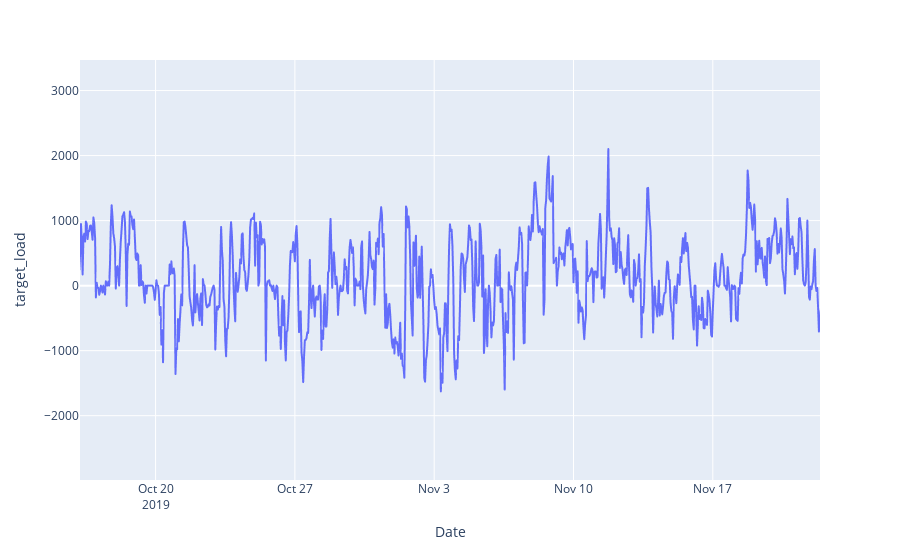

This figure's notebook cell:
### Code cell
fig = px.line(df,x = df.index , y = 'target_load')
fig.show()

### Figure 1 — Plotly figure (JSON) as saved in the notebook; plotly's stock layout.template omitted (floating-point values rounded to 4 significant figures; data arrays with more than 128 entries replaced by an {"elided": "..."} marker saying what was removed)
{"data": [{"hovertemplate": "Date=%{x}<br>target_load=%{y}<extra></extra>", "legendgroup": "", "line": {"color": "#636efa", "dash": "solid"}, "mode": "lines", "name": "", "showlegend": false, "type": "scattergl", "x": {"elided": "26328 str values"}, "xaxis": "x", "y": {"elided": "26328 float values"}, "yaxis": "y"}], "layout": {"autosize": true, "dragmode": "pan", "legend": {"tracegroupgap": 0}, "margin": {"t": 60}, "xaxis": {"anchor": "y", "autorange": false, "domain": [0, 1], "range": ["2019-10-16 04:50:09.1039", "2019-11-22 09:16:49.7549"], "title": {"text": "Date"}, "type": "date"}, "yaxis": {"anchor": "x", "autorange": false, "domain": [0, 1], "range": [-2989.0, 3470.0], "title": {"text": "target_load"}, "type": "linear"}}}
